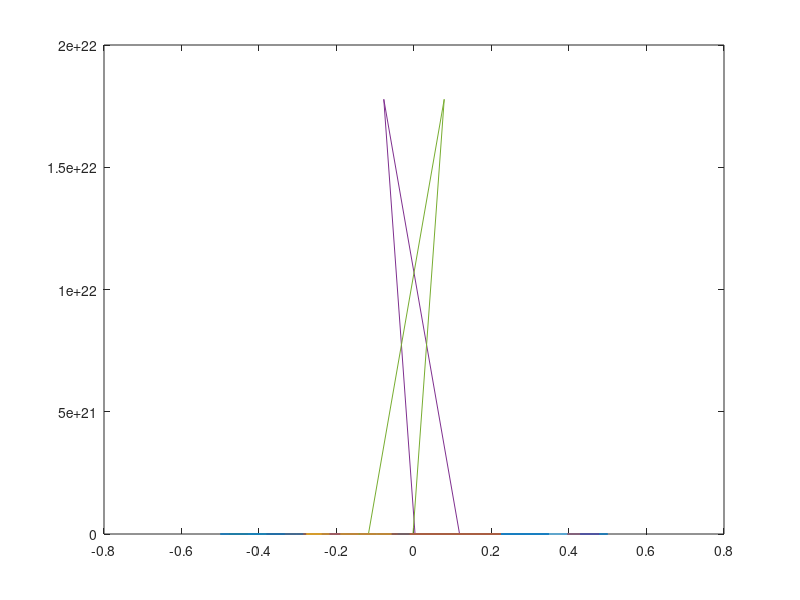

Write MATLAB code to recreate this figure.
close all
clear
clc
nu=0.5;
h=0.05;
                                              % 1st IC Upwind Method
Allvalues=zeros(21); 
un=zeros(21,1); 
u0=zeros(21,1);
u0(1:5,1)=u0(1:5,1)+1;                        % 1st IC
for j=1:21                                    % Temporal Nodes
for i=2:21                                    % Spatial  Nodes   
un(i,1)=(1-nu)*u0(i,1)  + nu*u0(i-1,1);
end
Allvalues(:,j)=un;
u0=un;
end
x=linspace(0,1,21);
F=fft(Allvalues);
g=zeros(21,21);
for s=1:21
    for k=1:20
g(s,k)=F(s,k+1)/F(s,k);
    end
end
G=zeros(21,21);
teta=zeros(21,21);
for t=1:21
    for w=1:21
G(t,w)=sqrt((real(g(t,w))^2)+(imag(g(t,w))^2));
teta(t,w)=atan((imag(g(t,w)))/real(g(t,w)));
    end
end
GG=G.^2;
tetaa=-(teta./pi);
for l=1:21
plot(tetaa(l,:),GG(l,:));
hold on
end